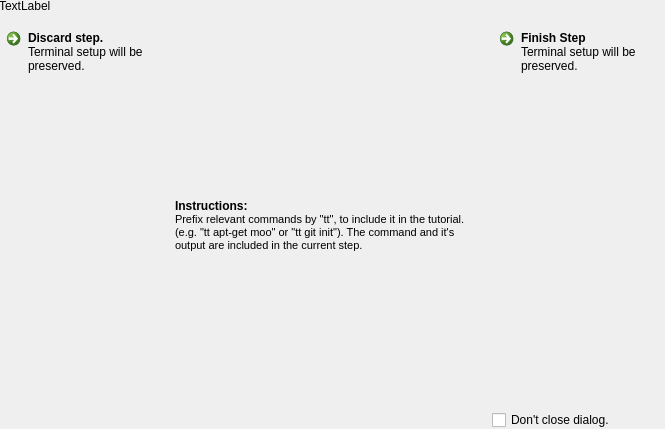
<?xml version="1.0" encoding="UTF-8"?>
<ui version="4.0">
 <class>TerminalDialog</class>
 <widget class="QDialog" name="TerminalDialog">
  <property name="geometry">
   <rect>
    <x>0</x>
    <y>0</y>
    <width>665</width>
    <height>429</height>
   </rect>
  </property>
  <property name="windowTitle">
   <string>Dialog</string>
  </property>
  <widget class="QWidget" name="verticalLayoutWidget">
   <property name="geometry">
    <rect>
     <x>-1</x>
     <y>-1</y>
     <width>661</width>
     <height>431</height>
    </rect>
   </property>
   <layout class="QVBoxLayout" name="verticalLayout" stretch="0,1,0">
    <property name="spacing">
     <number>8</number>
    </property>
    <property name="sizeConstraint">
     <enum>QLayout::SetDefaultConstraint</enum>
    </property>
    <item>
     <layout class="QHBoxLayout" name="horizontalLayout">
      <item>
       <widget class="QLabel" name="label">
        <property name="text">
         <string>TextLabel</string>
        </property>
       </widget>
      </item>
     </layout>
    </item>
    <item>
     <layout class="QVBoxLayout" name="terminalTargetLayout"/>
    </item>
    <item>
     <layout class="QHBoxLayout" name="horizontalLayout_2" stretch="0,1,0">
      <item>
       <layout class="QVBoxLayout" name="verticalLayout_3" stretch="1,0">
        <item>
         <widget class="QCommandLinkButton" name="commandLinkButton_2">
          <property name="text">
           <string>Discard step.</string>
          </property>
          <property name="description">
           <string>Terminal setup will be preserved.</string>
          </property>
         </widget>
        </item>
        <item>
         <spacer name="verticalSpacer">
          <property name="orientation">
           <enum>Qt::Vertical</enum>
          </property>
          <property name="sizeHint" stdset="0">
           <size>
            <width>20</width>
            <height>22</height>
           </size>
          </property>
         </spacer>
        </item>
       </layout>
      </item>
      <item>
       <widget class="QLabel" name="label_2">
        <property name="text">
         <string>&lt;!DOCTYPE HTML PUBLIC &quot;-//W3C//DTD HTML 4.0//EN&quot; &quot;http://www.w3.org/TR/REC-html40/strict.dtd&quot;&gt;
&lt;html&gt;&lt;head&gt;&lt;meta name=&quot;qrichtext&quot; content=&quot;1&quot; /&gt;&lt;style type=&quot;text/css&quot;&gt;
p, li { white-space: pre-wrap; }
&lt;/style&gt;&lt;/head&gt;&lt;body style=&quot; font-family:'Sans'; font-size:8pt; font-weight:400; font-style:normal;&quot;&gt;
&lt;table style=&quot;-qt-table-type: root; margin-top:4px; margin-bottom:4px; margin-left:4px; margin-right:4px;&quot;&gt;
&lt;tr&gt;
&lt;td style=&quot;border: none;&quot;&gt;
&lt;p style=&quot; margin-top:0px; margin-bottom:0px; margin-left:0px; margin-right:0px; -qt-block-indent:0; text-indent:0px;&quot;&gt;&lt;span style=&quot; font-size:9pt; font-weight:600;&quot;&gt;Instructions:&lt;/span&gt;&lt;/p&gt;
&lt;p style=&quot; margin-top:0px; margin-bottom:0px; margin-left:0px; margin-right:0px; -qt-block-indent:0; text-indent:0px;&quot;&gt;Prefix relevant commands by &amp;quot;tt&amp;quot;, to include it in the tutorial. (e.g. &amp;quot;tt apt-get moo&amp;quot; or &amp;quot;tt git init&amp;quot;). The command and it's output are included in the current step. &lt;/p&gt;&lt;/td&gt;&lt;/tr&gt;&lt;/table&gt;&lt;/body&gt;&lt;/html&gt;</string>
        </property>
        <property name="wordWrap">
         <bool>true</bool>
        </property>
       </widget>
      </item>
      <item>
       <layout class="QVBoxLayout" name="verticalLayout_2">
        <item>
         <widget class="QCommandLinkButton" name="commandLinkButton">
          <property name="text">
           <string>Finish Step</string>
          </property>
          <property name="description">
           <string>Terminal setup will be preserved.</string>
          </property>
         </widget>
        </item>
        <item>
         <widget class="QCheckBox" name="checkBox">
          <property name="text">
           <string>Don't close dialog.</string>
          </property>
          <property name="tristate">
           <bool>false</bool>
          </property>
         </widget>
        </item>
       </layout>
      </item>
     </layout>
    </item>
   </layout>
  </widget>
 </widget>
 <resources/>
 <connections/>
</ui>
